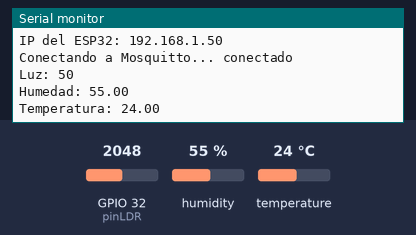
Bench run of a sketch on a simulated ESP32. Parts: the last lines printed to the serial monitor. The inputs (shaded band) are chosen by the test bench; at power-on: humidity 55 %, GPIO 32 (pinLDR) = 2048, temperature 24 °C. WiFi joins after 1.5 s; servers stay silent unless stated; no MQTT or app messages arrive unless stated.

Above: at 2.7 s.
2.8 s: humidity set to 22 %
At 5.3 s:
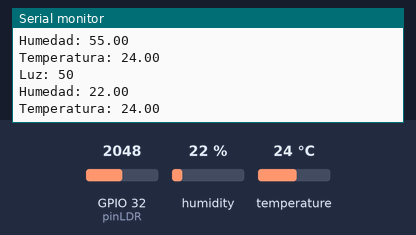
5.6 s: GPIO 32 (pinLDR) set to 2866
At 6.8 s:
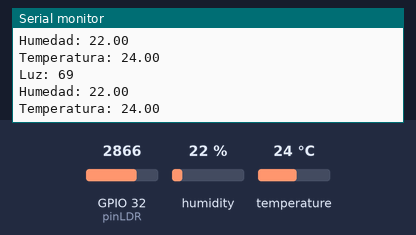
8.4 s: temperature set to 12 °C
At 10.5 s:
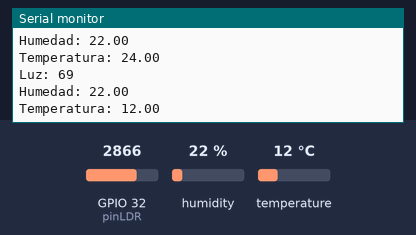
11.2 s: GPIO 32 (pinLDR) set to 3603
At 13.0 s:
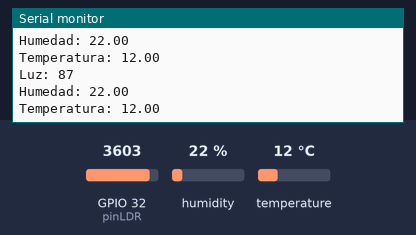
14.0 s: humidity set to 40 %
At 15.4 s:
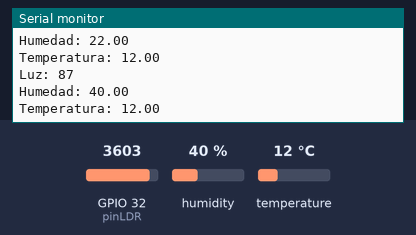
Timing chart, 0 to 17.0 s (numbered marks = the images above; inputs shaded):
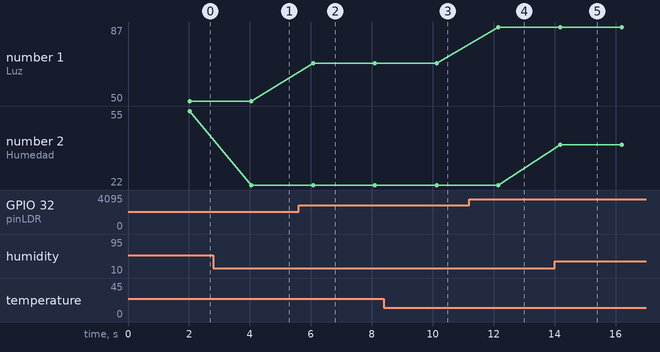

The sketch:

sketch_oct14a.ino
```cpp
#include <WiFi.h>
#include <PubSubClient.h>
#include <DHT.h>
#define DHTTYPE DHT11

// ======================================================
// CONFIGURACIÓN WIFI
// ======================================================

const char* WIFI_SSID = "iPhone de Martín";
const char* WIFI_PASSWORD = "123456789";


// ======================================================
// CONFIGURACIÓN MQTT
// ======================================================


const char* MQTT_SERVER = "172.20.10.14";
const int MQTT_PORT = 1883;

// Topics utilizados por el dashboard React.
const char* TOPIC_TEMPERATURA = "clima/esp32/temperatura";
const char* TOPIC_HUMEDAD = "clima/esp32/humedad";
const char* TOPIC_LUZ = "clima/esp32/luz";


// ======================================================
// CONFIGURACIÓN DE SENSORES
// ======================================================

// (Estudiante)
// Definir los pines y objetos necesarios para los sensores.
const int pinLDR= 32;
#define DHTPIN 13
DHT dht(DHTPIN, DHTTYPE);

float temperatura = 0;
float humedad = 0;
int valorLDR = 0;
int porcentajeLDR = 0;

WiFiClient wifiClient;
PubSubClient mqttClient(wifiClient);

// Enviar una lectura cada 2 segundos.
const unsigned long INTERVALO_ENVIO = 2000;

unsigned long ultimoEnvio = 0;

void conectarWiFi() {

  Serial.print("Conectando a WiFi");

  WiFi.begin(WIFI_SSID, WIFI_PASSWORD);

  while (WiFi.status() != WL_CONNECTED) {
    delay(500);
    Serial.print(".");
  }

  Serial.println();
  Serial.println("WiFi conectado");

  Serial.print("IP del ESP32: ");
  Serial.println(WiFi.localIP());
}

void conectarMQTT() {

  while (!mqttClient.connected()) {

    Serial.print("Conectando a Mosquitto...");

    // Crear un Client ID diferente para este ESP32.
    String clientId = "ESP32-";
    clientId += String(
      (uint32_t)(ESP.getEfuseMac() & 0xFFFFFFFF),
      HEX
    );

    if (mqttClient.connect(clientId.c_str())) {

      Serial.println(" conectado");

    } else {

      Serial.print(" error, rc=");
      Serial.print(mqttClient.state());
      Serial.println(". Reintentando en 2 segundos...");

      delay(2000);
    }
  }
}


// ======================================================
// LEER Y PUBLICAR SENSORES
// ======================================================

void publicarSensores() {

  temperatura = dht.readTemperature();
  humedad = dht.readHumidity();
  valorLDR = analogRead(pinLDR);
  porcentajeLDR = map(valorLDR, 0, 4095, 0, 100);

  mqttClient.publish(TOPIC_TEMPERATURA, String(temperatura, 0).c_str());
  mqttClient.publish(TOPIC_HUMEDAD, String(humedad, 0).c_str());
  mqttClient.publish(TOPIC_LUZ, String(porcentajeLDR, 0).c_str());

  Serial.print("Luz: ");
  Serial.println(porcentajeLDR);
  Serial.print("Humedad: ");
  Serial.println(humedad);
  Serial.print("Temperatura: ");
  Serial.println(temperatura);

delay(2000);

}

void setup() {

  Serial.begin(115200);

  // (Estudiante)
  // Inicializar los sensores y configurar los pines
  // necesarios.
  dht.begin();
  pinMode(pinLDR, INPUT);

  conectarWiFi();

  mqttClient.setServer(
    MQTT_SERVER,
    MQTT_PORT
  );
}

void loop() {

  // Si se pierde WiFi, volver a conectarse.
  if (WiFi.status() != WL_CONNECTED) {
    conectarWiFi();
  }

  // Si se pierde MQTT, volver a conectarse.
  if (!mqttClient.connected()) {
    conectarMQTT();
  }

  mqttClient.loop();


  // Publicar sensores cada 2 segundos.
  if (millis() - ultimoEnvio >= INTERVALO_ENVIO) {

    ultimoEnvio = millis();

    publicarSensores();
  }
}
```

Measured:
- after the input at 2.8 s, the serial monitor: prints a new line after 1.3 s (image 1)
- after the input at 5.6 s, the serial monitor: prints a new line after 0.48 s (image 2)
- after the input at 8.4 s, the serial monitor: prints a new line after 1.7 s (image 3)
- after the input at 11.2 s, the serial monitor: prints a new line after 0.95 s (image 4)
- after the input at 14.0 s, the serial monitor: prints a new line after 0.18 s (image 5)
- plotted number 1: 50 → 69 after the input at 5.6 s, 69 → 87 after the input at 11.2 s
- plotted number 2: 55 → 22 after the input at 2.8 s, 22 → 40 after the input at 14.0 s
